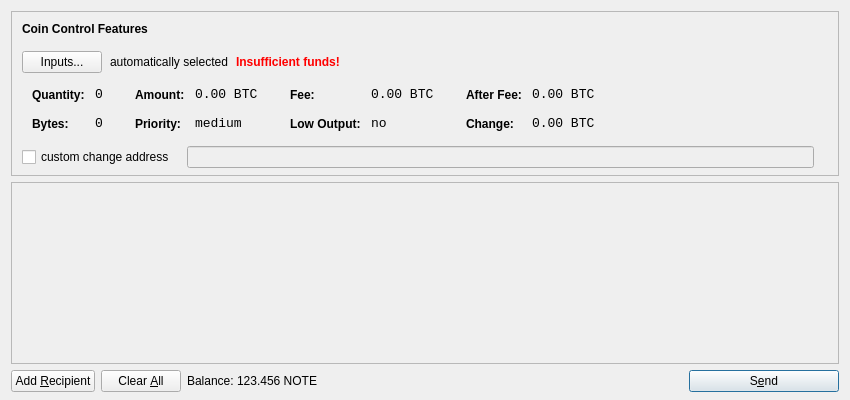
<?xml version="1.0" encoding="UTF-8"?>
<ui version="4.0">
 <class>SendCoinsDialog</class>
 <widget class="QDialog" name="SendCoinsDialog">
  <property name="geometry">
   <rect>
    <x>0</x>
    <y>0</y>
    <width>850</width>
    <height>400</height>
   </rect>
  </property>
  <property name="windowTitle">
   <string>Send Coins</string>
  </property>
  <layout class="QVBoxLayout" name="verticalLayout" stretch="0,1,0">
   <property name="bottomMargin">
    <number>8</number>
   </property>
   <item>
    <widget class="QFrame" name="frameCoinControl">
     <property name="sizePolicy">
      <sizepolicy hsizetype="Expanding" vsizetype="Expanding">
       <horstretch>0</horstretch>
       <verstretch>0</verstretch>
      </sizepolicy>
     </property>
     <property name="maximumSize">
      <size>
       <width>16777215</width>
       <height>16777215</height>
      </size>
     </property>
     <property name="frameShape">
      <enum>QFrame::StyledPanel</enum>
     </property>
     <property name="frameShadow">
      <enum>QFrame::Sunken</enum>
     </property>
     <layout class="QVBoxLayout" name="verticalLayoutCoinControl2">
      <property name="spacing">
       <number>-1</number>
      </property>
      <property name="leftMargin">
       <number>0</number>
      </property>
      <property name="topMargin">
       <number>0</number>
      </property>
      <property name="rightMargin">
       <number>0</number>
      </property>
      <property name="bottomMargin">
       <number>6</number>
      </property>
      <item>
       <layout class="QVBoxLayout" name="verticalLayoutCoinControl" stretch="0,0,0,0,1">
        <property name="spacing">
         <number>0</number>
        </property>
        <property name="leftMargin">
         <number>10</number>
        </property>
        <property name="topMargin">
         <number>10</number>
        </property>
        <item>
         <layout class="QHBoxLayout" name="horizontalLayoutCoinControl1">
          <property name="bottomMargin">
           <number>15</number>
          </property>
          <item>
           <widget class="QLabel" name="labelCoinControlFeatures">
            <property name="sizePolicy">
             <sizepolicy hsizetype="Preferred" vsizetype="Maximum">
              <horstretch>0</horstretch>
              <verstretch>0</verstretch>
             </sizepolicy>
            </property>
            <property name="font">
             <font>
              <weight>75</weight>
              <bold>true</bold>
             </font>
            </property>
            <property name="styleSheet">
             <string notr="true">font-weight:bold;</string>
            </property>
            <property name="text">
             <string>Coin Control Features</string>
            </property>
           </widget>
          </item>
         </layout>
        </item>
        <item>
         <layout class="QHBoxLayout" name="horizontalLayoutCoinControl2" stretch="0,0,0,0">
          <property name="spacing">
           <number>8</number>
          </property>
          <property name="bottomMargin">
           <number>10</number>
          </property>
          <item>
           <widget class="QPushButton" name="pushButtonCoinControl">
            <property name="styleSheet">
             <string notr="true"/>
            </property>
            <property name="text">
             <string>Inputs...</string>
            </property>
           </widget>
          </item>
          <item>
           <widget class="QLabel" name="labelCoinControlAutomaticallySelected">
            <property name="text">
             <string>automatically selected</string>
            </property>
            <property name="margin">
             <number>5</number>
            </property>
           </widget>
          </item>
          <item>
           <widget class="QLabel" name="labelCoinControlInsuffFunds">
            <property name="font">
             <font>
              <weight>75</weight>
              <bold>true</bold>
             </font>
            </property>
            <property name="styleSheet">
             <string notr="true">color:red;font-weight:bold;</string>
            </property>
            <property name="text">
             <string>Insufficient funds!</string>
            </property>
            <property name="margin">
             <number>5</number>
            </property>
           </widget>
          </item>
          <item>
           <spacer name="horizontalSpacerCoinControl">
            <property name="orientation">
             <enum>Qt::Horizontal</enum>
            </property>
            <property name="sizeHint" stdset="0">
             <size>
              <width>40</width>
              <height>1</height>
             </size>
            </property>
           </spacer>
          </item>
         </layout>
        </item>
        <item>
         <widget class="QWidget" name="widgetCoinControl" native="true">
          <property name="sizePolicy">
           <sizepolicy hsizetype="Preferred" vsizetype="Preferred">
            <horstretch>0</horstretch>
            <verstretch>0</verstretch>
           </sizepolicy>
          </property>
          <property name="minimumSize">
           <size>
            <width>0</width>
            <height>0</height>
           </size>
          </property>
          <property name="styleSheet">
           <string notr="true"/>
          </property>
          <layout class="QHBoxLayout" name="horizontalLayoutCoinControl5">
           <property name="margin">
            <number>0</number>
           </property>
           <item>
            <layout class="QHBoxLayout" name="horizontalLayoutCoinControl3" stretch="0,0,0,1">
             <property name="spacing">
              <number>20</number>
             </property>
             <property name="topMargin">
              <number>0</number>
             </property>
             <property name="bottomMargin">
              <number>10</number>
             </property>
             <item>
              <layout class="QFormLayout" name="formLayoutCoinControl1">
               <property name="horizontalSpacing">
                <number>10</number>
               </property>
               <property name="verticalSpacing">
                <number>14</number>
               </property>
               <property name="leftMargin">
                <number>10</number>
               </property>
               <property name="topMargin">
                <number>4</number>
               </property>
               <property name="rightMargin">
                <number>6</number>
               </property>
               <item row="0" column="0">
                <widget class="QLabel" name="labelCoinControlQuantityText">
                 <property name="styleSheet">
                  <string notr="true">font-weight:bold;</string>
                 </property>
                 <property name="text">
                  <string>Quantity:</string>
                 </property>
                 <property name="margin">
                  <number>0</number>
                 </property>
                </widget>
               </item>
               <item row="0" column="1">
                <widget class="QLabel" name="labelCoinControlQuantity">
                 <property name="font">
                  <font>
                   <family>Monospace</family>
                   <pointsize>10</pointsize>
                  </font>
                 </property>
                 <property name="cursor">
                  <cursorShape>IBeamCursor</cursorShape>
                 </property>
                 <property name="contextMenuPolicy">
                  <enum>Qt::ActionsContextMenu</enum>
                 </property>
                 <property name="text">
                  <string notr="true">0</string>
                 </property>
                 <property name="margin">
                  <number>0</number>
                 </property>
                 <property name="textInteractionFlags">
                  <set>Qt::LinksAccessibleByMouse|Qt::TextSelectableByKeyboard|Qt::TextSelectableByMouse</set>
                 </property>
                </widget>
               </item>
               <item row="1" column="0">
                <widget class="QLabel" name="labelCoinControlBytesText">
                 <property name="styleSheet">
                  <string notr="true">font-weight:bold;</string>
                 </property>
                 <property name="text">
                  <string>Bytes:</string>
                 </property>
                </widget>
               </item>
               <item row="1" column="1">
                <widget class="QLabel" name="labelCoinControlBytes">
                 <property name="font">
                  <font>
                   <family>Monospace</family>
                   <pointsize>10</pointsize>
                  </font>
                 </property>
                 <property name="cursor">
                  <cursorShape>IBeamCursor</cursorShape>
                 </property>
                 <property name="contextMenuPolicy">
                  <enum>Qt::ActionsContextMenu</enum>
                 </property>
                 <property name="text">
                  <string notr="true">0</string>
                 </property>
                 <property name="textInteractionFlags">
                  <set>Qt::LinksAccessibleByMouse|Qt::TextSelectableByKeyboard|Qt::TextSelectableByMouse</set>
                 </property>
                </widget>
               </item>
              </layout>
             </item>
             <item>
              <layout class="QFormLayout" name="formLayoutCoinControl2">
               <property name="horizontalSpacing">
                <number>10</number>
               </property>
               <property name="verticalSpacing">
                <number>14</number>
               </property>
               <property name="leftMargin">
                <number>6</number>
               </property>
               <property name="topMargin">
                <number>4</number>
               </property>
               <property name="rightMargin">
                <number>6</number>
               </property>
               <item row="0" column="0">
                <widget class="QLabel" name="labelCoinControlAmountText">
                 <property name="styleSheet">
                  <string notr="true">font-weight:bold;</string>
                 </property>
                 <property name="text">
                  <string>Amount:</string>
                 </property>
                 <property name="margin">
                  <number>0</number>
                 </property>
                </widget>
               </item>
               <item row="0" column="1">
                <widget class="QLabel" name="labelCoinControlAmount">
                 <property name="font">
                  <font>
                   <family>Monospace</family>
                   <pointsize>10</pointsize>
                  </font>
                 </property>
                 <property name="cursor">
                  <cursorShape>IBeamCursor</cursorShape>
                 </property>
                 <property name="contextMenuPolicy">
                  <enum>Qt::ActionsContextMenu</enum>
                 </property>
                 <property name="text">
                  <string notr="true">0.00 BTC</string>
                 </property>
                 <property name="textInteractionFlags">
                  <set>Qt::LinksAccessibleByMouse|Qt::TextSelectableByKeyboard|Qt::TextSelectableByMouse</set>
                 </property>
                </widget>
               </item>
               <item row="1" column="0">
                <widget class="QLabel" name="labelCoinControlPriorityText">
                 <property name="styleSheet">
                  <string notr="true">font-weight:bold;</string>
                 </property>
                 <property name="text">
                  <string>Priority:</string>
                 </property>
                </widget>
               </item>
               <item row="1" column="1">
                <widget class="QLabel" name="labelCoinControlPriority">
                 <property name="font">
                  <font>
                   <family>Monospace</family>
                   <pointsize>10</pointsize>
                  </font>
                 </property>
                 <property name="cursor">
                  <cursorShape>IBeamCursor</cursorShape>
                 </property>
                 <property name="contextMenuPolicy">
                  <enum>Qt::ActionsContextMenu</enum>
                 </property>
                 <property name="text">
                  <string>medium</string>
                 </property>
                 <property name="textInteractionFlags">
                  <set>Qt::LinksAccessibleByMouse|Qt::TextSelectableByKeyboard|Qt::TextSelectableByMouse</set>
                 </property>
                </widget>
               </item>
              </layout>
             </item>
             <item>
              <layout class="QFormLayout" name="formLayoutCoinControl3">
               <property name="horizontalSpacing">
                <number>10</number>
               </property>
               <property name="verticalSpacing">
                <number>14</number>
               </property>
               <property name="leftMargin">
                <number>6</number>
               </property>
               <property name="topMargin">
                <number>4</number>
               </property>
               <property name="rightMargin">
                <number>6</number>
               </property>
               <item row="0" column="0">
                <widget class="QLabel" name="labelCoinControlFeeText">
                 <property name="styleSheet">
                  <string notr="true">font-weight:bold;</string>
                 </property>
                 <property name="text">
                  <string>Fee:</string>
                 </property>
                 <property name="margin">
                  <number>0</number>
                 </property>
                </widget>
               </item>
               <item row="0" column="1">
                <widget class="QLabel" name="labelCoinControlFee">
                 <property name="font">
                  <font>
                   <family>Monospace</family>
                   <pointsize>10</pointsize>
                  </font>
                 </property>
                 <property name="cursor">
                  <cursorShape>IBeamCursor</cursorShape>
                 </property>
                 <property name="contextMenuPolicy">
                  <enum>Qt::ActionsContextMenu</enum>
                 </property>
                 <property name="text">
                  <string notr="true">0.00 BTC</string>
                 </property>
                 <property name="textInteractionFlags">
                  <set>Qt::LinksAccessibleByMouse|Qt::TextSelectableByKeyboard|Qt::TextSelectableByMouse</set>
                 </property>
                </widget>
               </item>
               <item row="1" column="0">
                <widget class="QLabel" name="labelCoinControlLowOutputText">
                 <property name="styleSheet">
                  <string notr="true">font-weight:bold;</string>
                 </property>
                 <property name="text">
                  <string>Low Output:</string>
                 </property>
                </widget>
               </item>
               <item row="1" column="1">
                <widget class="QLabel" name="labelCoinControlLowOutput">
                 <property name="font">
                  <font>
                   <family>Monospace</family>
                   <pointsize>10</pointsize>
                  </font>
                 </property>
                 <property name="cursor">
                  <cursorShape>IBeamCursor</cursorShape>
                 </property>
                 <property name="contextMenuPolicy">
                  <enum>Qt::ActionsContextMenu</enum>
                 </property>
                 <property name="text">
                  <string>no</string>
                 </property>
                 <property name="textInteractionFlags">
                  <set>Qt::LinksAccessibleByMouse|Qt::TextSelectableByKeyboard|Qt::TextSelectableByMouse</set>
                 </property>
                </widget>
               </item>
              </layout>
             </item>
             <item>
              <layout class="QFormLayout" name="formLayoutCoinControl4">
               <property name="horizontalSpacing">
                <number>10</number>
               </property>
               <property name="verticalSpacing">
                <number>14</number>
               </property>
               <property name="leftMargin">
                <number>6</number>
               </property>
               <property name="topMargin">
                <number>4</number>
               </property>
               <property name="rightMargin">
                <number>6</number>
               </property>
               <item row="0" column="0">
                <widget class="QLabel" name="labelCoinControlAfterFeeText">
                 <property name="styleSheet">
                  <string notr="true">font-weight:bold;</string>
                 </property>
                 <property name="text">
                  <string>After Fee:</string>
                 </property>
                 <property name="margin">
                  <number>0</number>
                 </property>
                </widget>
               </item>
               <item row="0" column="1">
                <widget class="QLabel" name="labelCoinControlAfterFee">
                 <property name="font">
                  <font>
                   <family>Monospace</family>
                   <pointsize>10</pointsize>
                  </font>
                 </property>
                 <property name="cursor">
                  <cursorShape>IBeamCursor</cursorShape>
                 </property>
                 <property name="contextMenuPolicy">
                  <enum>Qt::ActionsContextMenu</enum>
                 </property>
                 <property name="text">
                  <string notr="true">0.00 BTC</string>
                 </property>
                 <property name="textInteractionFlags">
                  <set>Qt::LinksAccessibleByMouse|Qt::TextSelectableByKeyboard|Qt::TextSelectableByMouse</set>
                 </property>
                </widget>
               </item>
               <item row="1" column="0">
                <widget class="QLabel" name="labelCoinControlChangeText">
                 <property name="styleSheet">
                  <string notr="true">font-weight:bold;</string>
                 </property>
                 <property name="text">
                  <string>Change:</string>
                 </property>
                </widget>
               </item>
               <item row="1" column="1">
                <widget class="QLabel" name="labelCoinControlChange">
                 <property name="font">
                  <font>
                   <family>Monospace</family>
                   <pointsize>10</pointsize>
                  </font>
                 </property>
                 <property name="cursor">
                  <cursorShape>IBeamCursor</cursorShape>
                 </property>
                 <property name="contextMenuPolicy">
                  <enum>Qt::ActionsContextMenu</enum>
                 </property>
                 <property name="text">
                  <string notr="true">0.00 BTC</string>
                 </property>
                 <property name="textInteractionFlags">
                  <set>Qt::LinksAccessibleByMouse|Qt::TextSelectableByKeyboard|Qt::TextSelectableByMouse</set>
                 </property>
                </widget>
               </item>
              </layout>
             </item>
            </layout>
           </item>
          </layout>
         </widget>
        </item>
        <item>
         <layout class="QHBoxLayout" name="horizontalLayoutCoinControl4" stretch="0,0,0">
          <property name="spacing">
           <number>12</number>
          </property>
          <property name="sizeConstraint">
           <enum>QLayout::SetDefaultConstraint</enum>
          </property>
          <property name="topMargin">
           <number>5</number>
          </property>
          <property name="rightMargin">
           <number>5</number>
          </property>
          <item>
           <widget class="QCheckBox" name="checkBoxCoinControlChange">
            <property name="text">
             <string>custom change address</string>
            </property>
           </widget>
          </item>
          <item>
           <widget class="QLineEdit" name="lineEditCoinControlChange">
            <property name="enabled">
             <bool>false</bool>
            </property>
            <property name="sizePolicy">
             <sizepolicy hsizetype="Expanding" vsizetype="Fixed">
              <horstretch>0</horstretch>
              <verstretch>0</verstretch>
             </sizepolicy>
            </property>
           </widget>
          </item>
          <item>
           <widget class="QLabel" name="labelCoinControlChangeLabel">
            <property name="sizePolicy">
             <sizepolicy hsizetype="Preferred" vsizetype="Expanding">
              <horstretch>0</horstretch>
              <verstretch>0</verstretch>
             </sizepolicy>
            </property>
            <property name="minimumSize">
             <size>
              <width>0</width>
              <height>0</height>
             </size>
            </property>
            <property name="text">
             <string/>
            </property>
            <property name="margin">
             <number>3</number>
            </property>
           </widget>
          </item>
         </layout>
        </item>
        <item>
         <spacer name="verticalSpacerCoinControl">
          <property name="orientation">
           <enum>Qt::Vertical</enum>
          </property>
          <property name="sizeHint" stdset="0">
           <size>
            <width>800</width>
            <height>1</height>
           </size>
          </property>
         </spacer>
        </item>
       </layout>
      </item>
     </layout>
    </widget>
   </item>
   <item>
    <widget class="QScrollArea" name="scrollArea">
     <property name="widgetResizable">
      <bool>true</bool>
     </property>
     <widget class="QWidget" name="scrollAreaWidgetContents">
      <property name="geometry">
       <rect>
        <x>0</x>
        <y>0</y>
        <width>830</width>
        <height>165</height>
       </rect>
      </property>
      <layout class="QVBoxLayout" name="verticalLayout_2">
       <property name="margin">
        <number>0</number>
       </property>
       <item>
        <layout class="QVBoxLayout" name="entries">
         <property name="spacing">
          <number>6</number>
         </property>
        </layout>
       </item>
       <item>
        <spacer name="verticalSpacer">
         <property name="orientation">
          <enum>Qt::Vertical</enum>
         </property>
         <property name="sizeHint" stdset="0">
          <size>
           <width>20</width>
           <height>40</height>
          </size>
         </property>
        </spacer>
       </item>
      </layout>
     </widget>
    </widget>
   </item>
   <item>
    <layout class="QHBoxLayout" name="horizontalLayout">
     <item>
      <widget class="QPushButton" name="addButton">
       <property name="toolTip">
        <string>Send to multiple recipients at once</string>
       </property>
       <property name="text">
        <string>Add &amp;Recipient</string>
       </property>
       <property name="icon">
        <iconset resource="../bitcoin.qrc">
         <normaloff>:/icons/add</normaloff>:/icons/add</iconset>
       </property>
       <property name="autoDefault">
        <bool>false</bool>
       </property>
      </widget>
     </item>
     <item>
      <widget class="QPushButton" name="clearButton">
       <property name="sizePolicy">
        <sizepolicy hsizetype="Minimum" vsizetype="Fixed">
         <horstretch>0</horstretch>
         <verstretch>0</verstretch>
        </sizepolicy>
       </property>
       <property name="toolTip">
        <string>Remove all transaction fields</string>
       </property>
       <property name="text">
        <string>Clear &amp;All</string>
       </property>
       <property name="icon">
        <iconset resource="../bitcoin.qrc">
         <normaloff>:/icons/remove</normaloff>:/icons/remove</iconset>
       </property>
       <property name="autoRepeatDelay">
        <number>300</number>
       </property>
       <property name="autoDefault">
        <bool>false</bool>
       </property>
      </widget>
     </item>
     <item>
      <layout class="QHBoxLayout" name="horizontalLayout_2">
       <property name="spacing">
        <number>3</number>
       </property>
       <item>
        <widget class="QLabel" name="label">
         <property name="text">
          <string>Balance:</string>
         </property>
        </widget>
       </item>
       <item>
        <widget class="QLabel" name="labelBalance">
         <property name="cursor">
          <cursorShape>IBeamCursor</cursorShape>
         </property>
         <property name="text">
          <string>123.456 NOTE</string>
         </property>
         <property name="textInteractionFlags">
          <set>Qt::LinksAccessibleByMouse|Qt::TextSelectableByKeyboard|Qt::TextSelectableByMouse</set>
         </property>
        </widget>
       </item>
      </layout>
     </item>
     <item>
      <spacer name="horizontalSpacer">
       <property name="orientation">
        <enum>Qt::Horizontal</enum>
       </property>
       <property name="sizeHint" stdset="0">
        <size>
         <width>40</width>
         <height>20</height>
        </size>
       </property>
      </spacer>
     </item>
     <item>
      <widget class="QPushButton" name="sendButton">
       <property name="minimumSize">
        <size>
         <width>150</width>
         <height>0</height>
        </size>
       </property>
       <property name="toolTip">
        <string>Confirm the send action</string>
       </property>
       <property name="text">
        <string>S&amp;end</string>
       </property>
       <property name="icon">
        <iconset resource="../bitcoin.qrc">
         <normaloff>:/icons/send</normaloff>:/icons/send</iconset>
       </property>
       <property name="default">
        <bool>true</bool>
       </property>
      </widget>
     </item>
    </layout>
   </item>
  </layout>
 </widget>
 <resources>
  <include location="../bitcoin.qrc"/>
 </resources>
 <connections/>
</ui>
